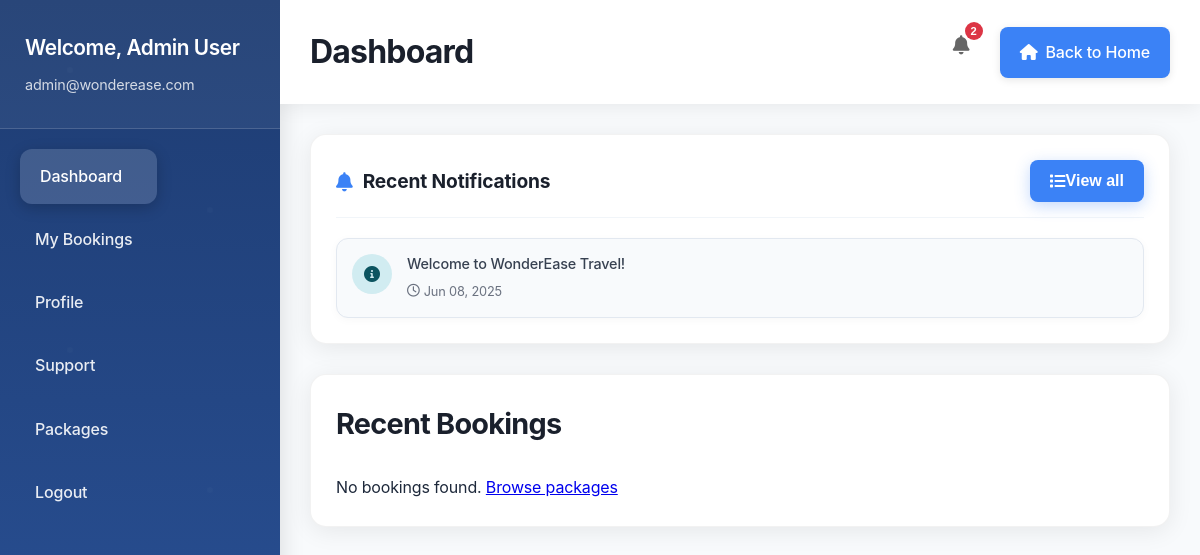
/user/dashboard.php (signed in), run on the app's committed database.
### tables this page shows
CREATE TABLE IF NOT EXISTS users (
    id INT PRIMARY KEY AUTO_INCREMENT,
    name VARCHAR(100) NOT NULL,
    email VARCHAR(100) NOT NULL UNIQUE,
    phone VARCHAR(20) NOT NULL,
    password VARCHAR(255) NOT NULL,
    role ENUM('user', 'admin', 'staff') DEFAULT 'user',
    created_at TIMESTAMP DEFAULT CURRENT_TIMESTAMP,
    updated_at TIMESTAMP DEFAULT CURRENT_TIMESTAMP ON UPDATE CURRENT_TIMESTAMP
);

CREATE TABLE IF NOT EXISTS notifications (
    id INT PRIMARY KEY AUTO_INCREMENT,
    user_id INT NOT NULL,
    message TEXT NOT NULL,
    is_read BOOLEAN DEFAULT FALSE,
    created_at TIMESTAMP DEFAULT CURRENT_TIMESTAMP,
    FOREIGN KEY (user_id) REFERENCES users(id) ON DELETE CASCADE
);

### includes/auth.php (called while the page is built, shortened)
<?php
function getCurrentUser()
{
    $conn = getDBConnection();
    $stmt = $conn->prepare("SELECT id, name, email, phone, role FROM users WHERE id = ?");
    $stmt->execute([$_SESSION['user_id']]);
    return $stmt->fetch(PDO::FETCH_ASSOC);
}

### user/dashboard.php (the view, shortened to what this page needs)
<?php
require_once '../includes/auth.php';
$user = getCurrentUser();
$conn = getDBConnection();
$stmt = $conn->prepare("
    SELECT b.*, p.title, p.destination, p.price
    FROM bookings b
    JOIN packages p ON b.package_id = p.id
    WHERE b.user_id = ?
    ORDER BY b.created_at DESC
");
$stmt->execute([$_SESSION['user_id']]);
$bookings = $stmt->fetchAll(PDO::FETCH_ASSOC);
$stmt = $conn->prepare("
    SELECT * FROM notifications
    WHERE user_id = ?
    ORDER BY created_at DESC
    LIMIT 1
");
$stmt->execute([$_SESSION['user_id']]);
$notifications = $stmt->fetchAll(PDO::FETCH_ASSOC);
$stmt = $conn->prepare("SELECT COUNT(*) FROM notifications WHERE user_id = ? AND is_read = 0");
$stmt->execute([$_SESSION['user_id']]);
$unread_count = $stmt->fetchColumn();
?>
<!DOCTYPE html>
<html lang="en">
<head>
    <link rel="stylesheet" href="../assets/css/style.css">
    <link rel="stylesheet" href="../assets/css/dashboard.css">
    <link rel="stylesheet" href="https://cdnjs.cloudflare.com/ajax/libs/font-awesome/6.0.0-beta3/css/all.min.css">
</head>
<body>
    <div class="dashboard-container">
        <div class="sidebar">
            <div class="user-info">
                <h3>Welcome, <?php echo htmlspecialchars($user['name']); ?></h3>
                <p><?php echo htmlspecialchars($user['email']); ?></p>
            </div>
            <nav>
                <ul>
                    <li><a href="dashboard.php" class="active">Dashboard</a></li>
                    <li><a href="bookings.php">My Bookings</a></li>
                    <li><a href="profile.php">Profile</a></li>
                    <li><a href="support.php">Support</a></li>
                    <li><a href="packages.php">Packages</a></li>
                    <li><a href="../auth/logout.php">Logout</a></li>
                </ul>
            </nav>
        </div>
        <div class="main-content">
            <header>
                <div class="header-content">
                    <h1>Dashboard</h1>
                    <div class="header-actions">
                        <div class="notifications-icon-wrapper">
                            <button class="notifications-toggle" id="notificationsToggleBtn">
                                <i class="fas fa-bell"></i>
                                <?php if ($unread_count > 0): ?>
                                    <span class="notification-badge"><?php echo $unread_count; ?></span>
                                <?php endif; ?>
                            </button>
                        </div>
                        <a href="../index.php" class="btn btn-primary">
                            <i class="fas fa-home"></i> Back to Home
                        </a>
                    </div>
                </div>
            </header>
            <div class="content-wrapper">
                <div class="notifications">
                    <div class="notifications-header">
                        <h3><i class="fas fa-bell"></i> Recent Notifications</h3>
                        <?php if (!empty($notifications)): ?>
                            <div class="notification-actions">
                                <button class="btn btn-sm btn-primary" id="viewAllNotificationsBtn">
                                    <i class="fas fa-list"></i> View all
                                </button>
                            </div>
                        <?php endif; ?>
                    </div>
                    <?php if (empty($notifications)): ?>
                        <div class="no-notifications">
                            <i class="fas fa-bell-slash"></i>
                            <p>No new notifications</p>
                            <small>We'll notify you when there's something important.</small>
                        </div>
                    <?php else: ?>
                        <?php
                        $latestNotification = $notifications[0];
                        ?>
                        <div class="notification-latest <?php echo isset($latestNotification['type']) ? $latestNotification['type'] : 'info'; ?>">
                            <div class="notification-icon">
                                <?php
                                $icon = 'info-circle';
                                ?>
                                <i class="fas fa-<?php echo $icon; ?>"></i>
                            </div>
                            <div class="notification-content">
                                <p><?php echo htmlspecialchars($latestNotification['message']); ?></p>
                                <small>
                                    <i class="far fa-clock"></i>
                                    <?php echo date('M d, Y', strtotime($latestNotification['created_at'])); ?>
                                </small>
                            </div>
                        </div>
                    <?php endif; ?>
                </div>
                <section class="bookings">
                    <h2>Recent Bookings</h2>
                    <?php if (empty($bookings)): ?>
                        <p>No bookings found. <a href="../packages.php">Browse packages</a></p>
                    <?php endif; ?>
                </section>
            </div>
        </div>
    </div>
</body>
</html>

### assets/css/style.css (style rules this page uses)
* { margin: 0; padding: 0; box-sizing: border-box; }
:root { --primary: #3b82f6; --primary-dark: #2563eb; --primary-light: #dbeafe; --secondary: #f59e0b; --secondary-dark: #d97706; --secondary-light: #fef3c7; --accent: #10b981; --accent-dark: #059669; --dark: #1e293b; --light: #f8fafc; --white: #ffffff; --gray: #f1f5f9; --gray-dark: #64748b; --shadow: 0 10px 30px -5px rgba(0, 0, 0, 0.1); --shadow-sm: 0 4px 6px -1px rgba(0, 0, 0, 0.1); --shadow-lg: 0 20px 25px -5px rgba(0, 0, 0, 0.1), 0 10px 10px -5px rgba(0, 0, 0, 0.04); --transition: all 0.3s cubic-bezier(0.4, 0, 0.2, 1); --border-radius: 12px; --border-radius-sm: 8px; --border-radius-lg: 16px; }
body { font-family: 'Inter', 'Segoe UI', Tahoma, Geneva, Verdana, sans-serif; line-height: 1.7; background-color: var(--light); color: var(--dark); background-image: linear-gradient(to bottom, #f8fafc, #e2e8f0); min-height: 100vh; font-size: 16px; letter-spacing: -0.01em; }
header { background-color: var(--white); box-shadow: 0 4px 20px rgba(0, 0, 0, 0.05); position: sticky; top: 0; z-index: 1000; padding: 0; backdrop-filter: blur(10px); -webkit-backdrop-filter: blur(10px); background-color: rgba(255, 255, 255, 0.95); }
nav { display: flex; justify-content: space-between; align-items: center; padding: 1.2rem 0; }
.btn { display: inline-block; padding: 14px 28px; border: none; border-radius: var(--border-radius-sm); cursor: pointer; font-size: 16px; font-weight: 600; text-decoration: none; transition: all 0.3s ease; text-align: center; position: relative; overflow: hidden; z-index: 1; }
.btn::after { content: ""; position: absolute; bottom: 0; left: 0; width: 100%; height: 100%; background-color: rgba(255, 255, 255, 0.2); transform: scaleX(0); transform-origin: right; transition: transform 0.5s ease; z-index: -1; }
.btn-primary { background: linear-gradient(135deg, var(--primary), var(--primary-dark)); color: var(--white); box-shadow: 0 4px 15px rgba(59, 130, 246, 0.3); }
html { scroll-behavior: smooth; }
.btn { display: inline-block; padding: 8px 16px; border-radius: 4px; text-decoration: none; font-weight: 500; cursor: pointer; border: none; transition: background-color 0.3s; }
.btn-primary { background-color: #007bff; color: white; }
.header-content { display: flex; justify-content: space-between; align-items: center; margin-bottom: 20px; }

### data on the page
users: name "Admin User", email "admin@wonderease.com"
notifications: message "Welcome to WonderEase Travel!", created_at "Jun 08, 2025"

### other printed values
$unread_count "2"
